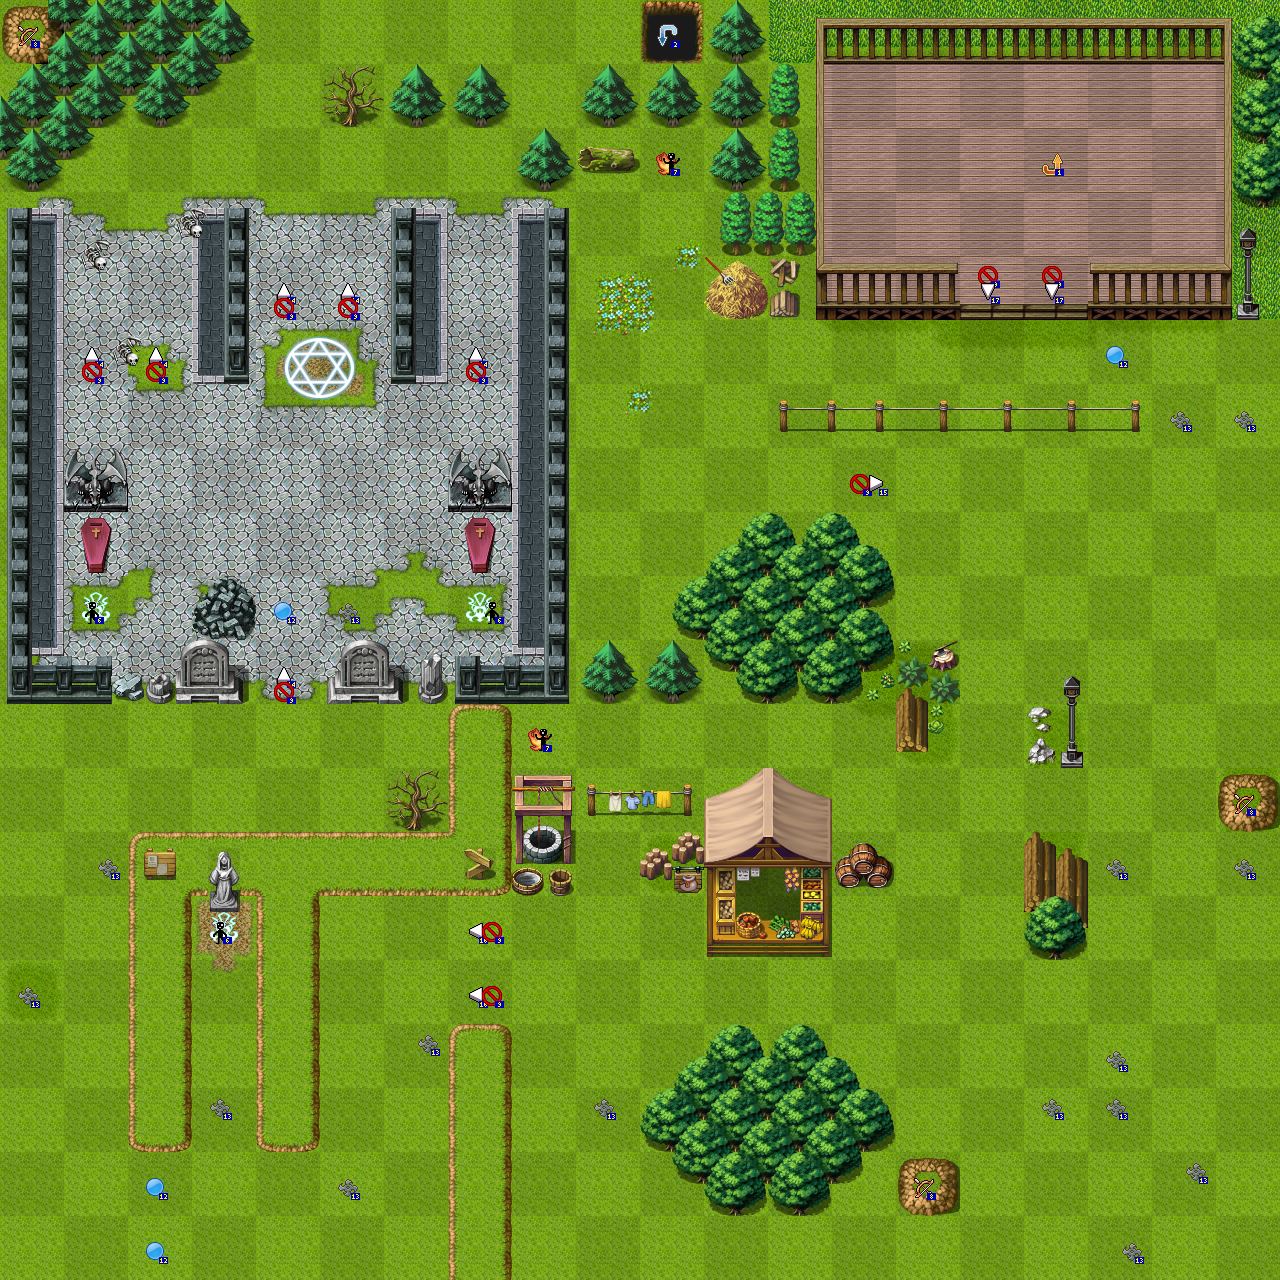

This is a level from a 2D game, rendered from its Tiled map with the project's own tilesets. A one-line summary and the map file follow, with tile-layer data summarised:
An orthogonal 80x80 tile map with 16x16 px tiles, 4 tile layers (background, (helper: do not export!), foreground, entities), 10 tilesets.

<map version="1.0" orientation="orthogonal" width="80" height="80" tilewidth="16" tileheight="16">
 <properties>
  <property name="subdivision" value="4" />
 </properties>
 <tileset firstgid="1" name="entities" tilewidth="24" tileheight="24">
  <image source="entities.png" width="408" height="24" />
 </tileset>
 <tileset firstgid="18" name="TileA1" tilewidth="16" tileheight="16">
  <image source="../client/img/map/TileA1.png" width="512" height="384" />
 </tileset>
 <tileset firstgid="786" name="TileA2" tilewidth="16" tileheight="16">
  <image source="../client/img/map/TileA2.png" width="512" height="384" />
 </tileset>
 <tileset firstgid="1554" name="TileA3" tilewidth="16" tileheight="16">
  <image source="../client/img/map/TileA3.png" width="512" height="256" />
 </tileset>
 <tileset firstgid="2066" name="TileA4" tilewidth="16" tileheight="16">
  <image source="../client/img/map/TileA4.png" width="512" height="480" />
 </tileset>
 <tileset firstgid="3026" name="TileA5" tilewidth="16" tileheight="16">
  <image source="../client/img/map/TileA5.png" width="256" height="512" />
 </tileset>
 <tileset firstgid="3538" name="TileB" tilewidth="16" tileheight="16">
  <image source="../client/img/map/TileB.png" width="512" height="512" />
 </tileset>
 <tileset firstgid="4562" name="TileC" tilewidth="16" tileheight="16">
  <image source="../client/img/map/TileC.png" width="512" height="512" />
 </tileset>
 <tileset firstgid="5586" name="TileD" tilewidth="16" tileheight="16">
  <image source="../client/img/map/TileD.png" width="512" height="512" />
 </tileset>
 <tileset firstgid="6610" name="TileE" tilewidth="16" tileheight="16">
  <image source="../client/img/map/TileE.png" width="512" height="512" />
 </tileset>
 <layer name="background" width="80" height="80">
  <data>[6400 cells, 6400 non-empty, 151 distinct tile ids]</data>
 </layer>
 <layer name="(helper: do not export!)" width="80" height="80" opacity="0.09">
  <data>[6400 cells, 3200 non-empty, 4 distinct tile ids]</data>
 </layer>
 <layer name="foreground" width="80" height="80">
  <data>[6400 cells, 2091 non-empty, 597 distinct tile ids]</data>
 </layer>
 <layer name="entities" width="80" height="80">
  <data>[6400 cells, 52 non-empty, 12 distinct tile ids]</data>
 </layer>
</map>
